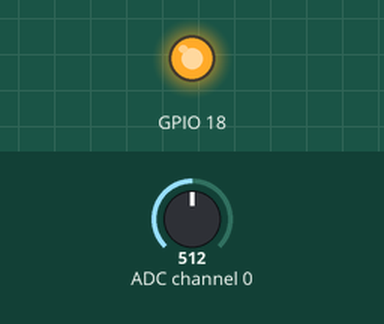
Recording of a program running on a simulated Raspberry Pi (BCM pin numbers). Shown: output pins drawn as LEDs (lit = HIGH). The inputs (shaded band) are chosen by the test bench; at power-on: ADC channel 0 = 512 (analog values on the 0–1023 scale). What the program prints to the terminal is not drawn.

Above: at 1.2 s.
1.3 s: ADC channel 0 set to 691
2.8 s: ADC channel 0 set to 717
At 3.9 s:
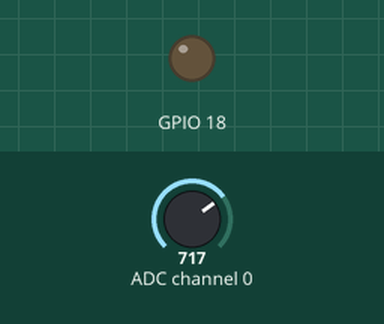
4.3 s: ADC channel 0 set to 690
At 5.0 s:
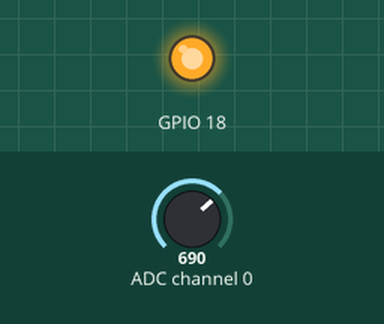
5.8 s: ADC channel 0 set to 710
At 6.2 s:
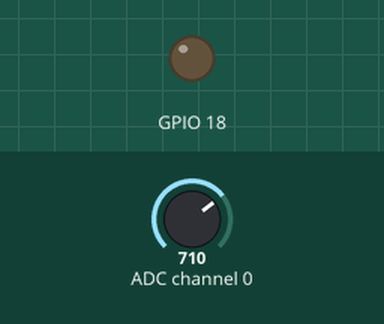
Timing chart, 0 to 8.3 s (numbered marks = the images above; inputs shaded):
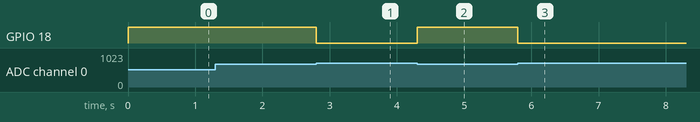

The program:

ex07_crosslight.py
```python
import spidevRead as sr
import led18

while True:
    readData = sr.analog_read(0)
    print('readData : {}'.format(readData))

    if readData <=700:
        led18.led18on()
    else:
        led18.led18off()
```

spidevRead.py
```python
import spidev

spi = spidev.SpiDev()
spi.open(0,0)
spi.max_speed_hz = 1000000

def analog_read(portChanner):
    adc = spi.xfer2([1, (8+portChanner)<<4, 0])
    data = ((adc[1]&3)<<8)+adc[2]
    return data
```

led18.py
```python
import RPi.GPIO as gp

gp.setmode(gp.BCM)
gp.setup(18,gp.OUT)

def led18on():
    gp.output(18,gp.HIGH)

def led18off():
    gp.output(18,gp.LOW)
    
```

Measured:
- the behaviour switches between 700 and 701 on ADC channel 0 (found by bisection; images 0 and 1)
- after the input at 2.8 s, GPIO 18: HIGH → LOW at once
- after the input at 4.3 s, GPIO 18: LOW → HIGH at once
- after the input at 5.8 s, GPIO 18: HIGH → LOW at once
